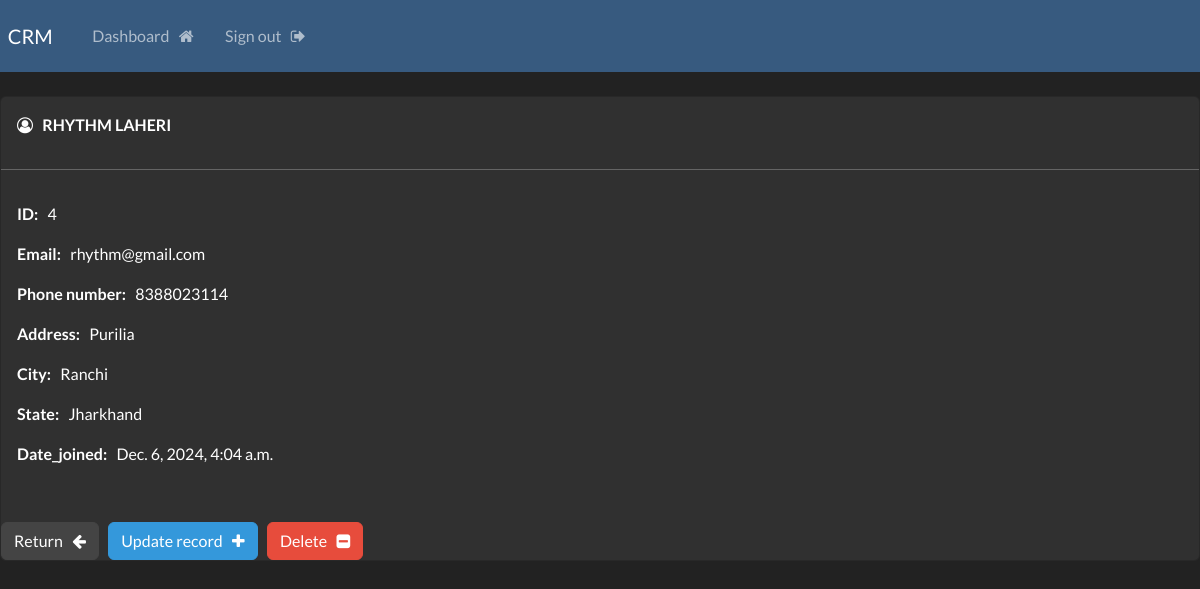
Page /crm/record/4 (signed in) on the committed database.
### crm/models.py (models this page shows, shortened)
class Record(models.Model):
    creation_date = models.DateTimeField(auto_now_add=True)
    first_name = models.CharField(max_length=100)
    last_name = models.CharField(max_length=100)
    email = models.CharField(max_length=200)
    phone = models.CharField(max_length=20)
    address = models.CharField(max_length=200)
    city = models.CharField(max_length=300)
    state = models.CharField(max_length=100)

### crm/views.py (the view)
# urls.py: path('record/<int:pk>', views.view_record, name='record'),
@login_required(login_url='my-login')
def view_record(request, pk):
    all_records = Record.objects.get(id=pk)
    context = {'record': all_records}
    return render(request, 'crm/view-record.html', context=context)

### crm/templates/crm/view-record.html (shortened to what this page needs)
{% extends 'crm/layout.html' %}
{% block content %}
  <div class='card'>
    <div class='card-body'>
      <i class='fa fa-user-circle-o' aria-hidden='true'></i>  &nbsp;
      <strong>
        {{record.first_name|upper}}
        {{record.last_name|upper}}
      </strong>
    </div>
    <hr>
    <div class='card-body'>
      <p> <strong> ID: &nbsp;</strong> {{record.id}} </p>
      <p> <strong> Email: &nbsp;</strong> {{record.email}} </p>
      <p> <strong> Phone number: &nbsp;</strong> {{record.phone}} </p>
      <p> <strong> Address: &nbsp;</strong> {{record.address}} </p>
      <p> <strong> City: &nbsp;</strong> {{record.city}} </p>
      <p> <strong> State: &nbsp;</strong> {{record.state}} </p>
      <p> <strong> Date_joined: &nbsp;</strong> {{record.creation_date}} </p>
    </div>
    <br>
    <div>
      <a href="{% url 'dashboard' %}" class='btn btn-secondary'>Return &nbsp; <i class='fa fa-arrow-left' aria-hidden='true' ></i> </a>
      <a href="{% url 'update-record' record.id %}" class='btn btn-info'>Update record &nbsp; <i class='fa fa-plus' aria-hidden='true'></i> </a>
      <a href="{% url 'delete-record' record.id %}" class='btn btn-danger'>Delete &nbsp; <i class='fa fa-minus-square' aria-hidden='true'></i></a>
    </div>
  </div>
{% endblock %}

### rows in the picture
Record: first_name "RHYTHM", last_name "LAHERI", id "4", email "rhythm@gmail.com", phone "8388023114", address "Purilia", city "Ranchi", state "Jharkhand", creation_date "Dec. 6, 2024, 4:04 a.m."
